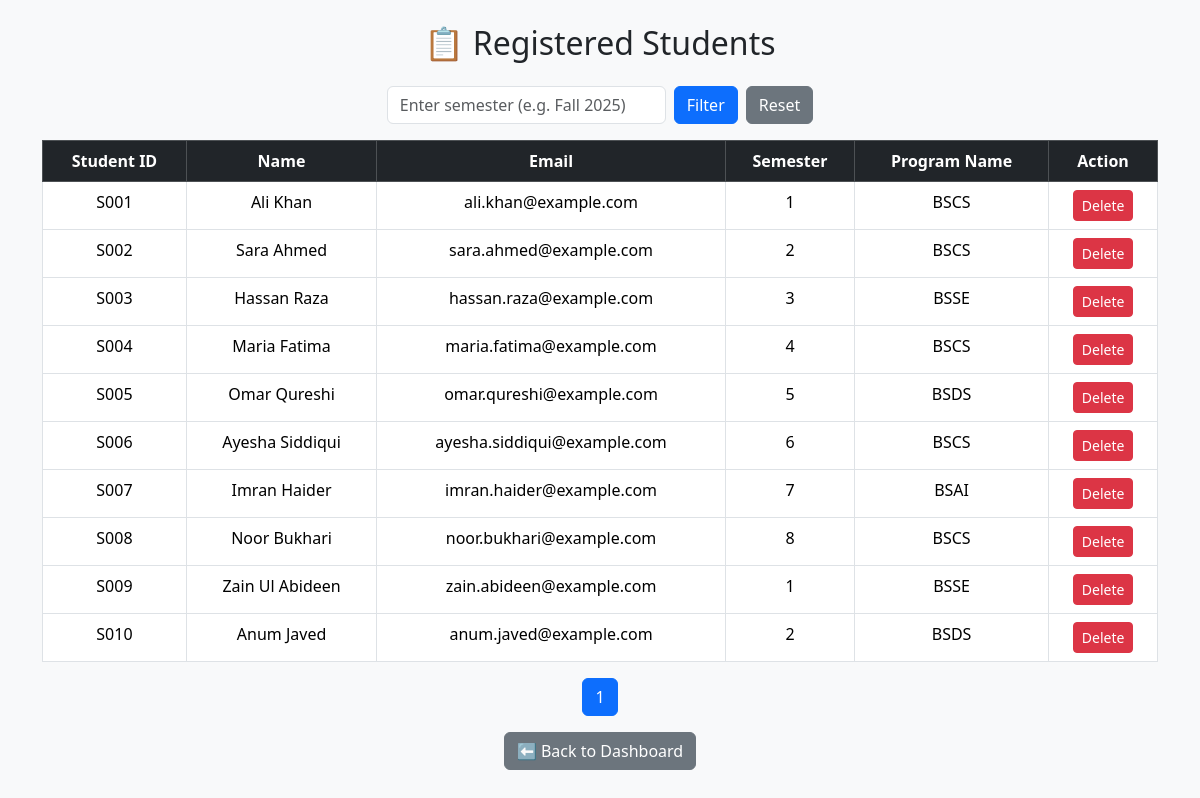
Screenshot of /admin/view_students.php (signed in) with the database file from the repository.
### tables this page shows
CREATE TABLE `student` (
  `StudentID` varchar(50) NOT NULL,
  `Name` varchar(100) NOT NULL,
  `Email` varchar(100) NOT NULL,
  `Password` varchar(100) NOT NULL,
  `Semester` varchar(20) NOT NULL,
  `Program` varchar(100) DEFAULT NULL,
  `ProgramName` varchar(100) NOT NULL
);

### admin/view_students.php (the view, shortened to what this page needs)
<?php
include '../includes/db_connection.php';
$limit = 10;
$page = isset($_GET['page']) ? (int)$_GET['page'] : 1;
$offset = ($page - 1) * $limit;
$filter_semester = isset($_GET['semester']) ? trim($_GET['semester']) : '';
$where = $filter_semester ? "WHERE Semester = '$filter_semester'" : '';
$sql = "SELECT * FROM student $where LIMIT $limit OFFSET $offset";
$result = mysqli_query($conn, $sql);
$total_result = mysqli_query($conn, "SELECT COUNT(*) as total FROM student $where");
$total_row = mysqli_fetch_assoc($total_result);
$total_pages = ceil($total_row['total'] / $limit);
?>
<!DOCTYPE html>
<html>
<head>
  <link href="https://cdn.jsdelivr.net/npm/bootstrap@5.3.2/dist/css/bootstrap.min.css" rel="stylesheet">
</head>
<body class="bg-light">
<div class="container py-4">
  <h2 class="text-center mb-4">📋 Registered Students</h2>
  <form method="get" class="d-flex justify-content-center mb-3">
    <input type="text" name="semester" class="form-control w-25 me-2"
           placeholder="Enter semester (e.g. Fall 2025)"
           value="<?= htmlspecialchars($filter_semester) ?>">
    <button class="btn btn-primary me-2" type="submit">Filter</button>
    <a href="view_students.php" class="btn btn-secondary">Reset</a>
  </form>
  <table class="table table-bordered text-center">
    <thead class="table-dark">
      <tr>
        <th>Student ID</th>
        <th>Name</th>
        <th>Email</th>
        <th>Semester</th>
        <th>Program Name</th>
        <th>Action</th>
      </tr>
    </thead>
    <tbody>
      <?php if (mysqli_num_rows($result) > 0): ?>
        <?php while ($row = mysqli_fetch_assoc($result)): ?>
          <tr>
            <td><?= htmlspecialchars($row['StudentID']) ?></td>
            <td><?= htmlspecialchars($row['Name']) ?></td>
            <td><?= htmlspecialchars($row['Email']) ?></td>
            <td><?= htmlspecialchars($row['Semester']) ?></td>
            <td><?= htmlspecialchars($row['ProgramName'] ?? 'N/A') ?: 'N/A' ?></td>
            <td>
              <a href="?delete=<?= urlencode($row['StudentID']) ?>"
                 onclick="return confirm('Delete this student?')"
                 class="btn btn-sm btn-danger">Delete</a>
            </td>
          </tr>
        <?php endwhile; ?>
      <?php else: ?>
        <tr><td colspan="6">No records found.</td></tr>
      <?php endif; ?>
    </tbody>
  </table>
  <nav>
    <ul class="pagination justify-content-center">
      <?php for ($i = 1; $i <= $total_pages; $i++): ?>
        <li class="page-item <?= ($page == $i) ? 'active' : '' ?>">
          <a class="page-link" href="?page=<?= $i ?>&semester=<?= urlencode($filter_semester) ?>"><?= $i ?></a>
        </li>
      <?php endfor; ?>
    </ul>
  </nav>
  <div class="text-center mt-3">
    <a href="dashboard.php" class="btn btn-secondary">⬅ Back to Dashboard</a>
  </div>
</div>
</body>
</html>

### rows the page displays
student: StudentID "S001", Name "Ali Khan", Email "ali.khan@example.com", Semester "1", ProgramName "BSCS"
student: StudentID "S002", Name "Sara Ahmed", Email "sara.ahmed@example.com", Semester "2", ProgramName "BSCS"
student: StudentID "S003", Name "Hassan Raza", Email "hassan.raza@example.com", Semester "3", ProgramName "BSSE"
student: StudentID "S004", Name "Maria Fatima", Email "maria.fatima@example.com", Semester "4", ProgramName "BSCS"
student: StudentID "S005", Name "Omar Qureshi", Email "omar.qureshi@example.com", Semester "5", ProgramName "BSDS"
student: StudentID "S006", Name "Ayesha Siddiqui", Email "ayesha.siddiqui@example.com", Semester "6", ProgramName "BSCS"
student: StudentID "S007", Name "Imran Haider", Email "imran.haider@example.com", Semester "7", ProgramName "BSAI"
student: StudentID "S008", Name "Noor Bukhari", Email "noor.bukhari@example.com", Semester "8", ProgramName "BSCS"
student: StudentID "S009", Name "Zain Ul Abideen", Email "zain.abideen@example.com", Semester "1", ProgramName "BSSE"
student: StudentID "S010", Name "Anum Javed", Email "anum.javed@example.com", Semester "2", ProgramName "BSDS"
